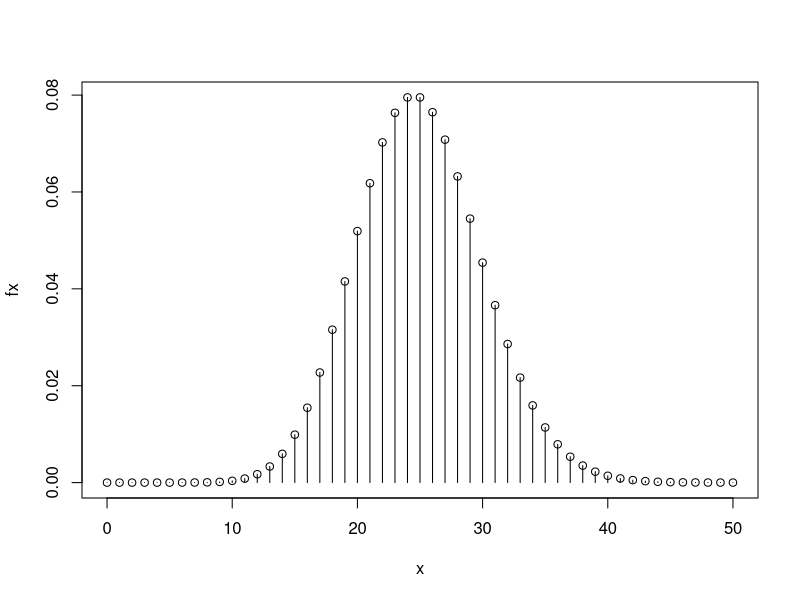
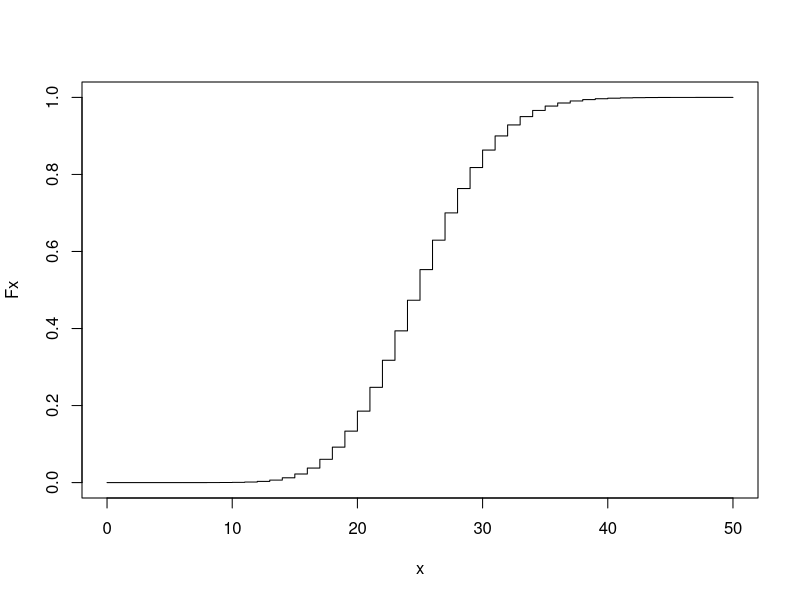

These figures' R source, in order: (Note: this script raises an error after producing the figures.)
#pregunta 1

#P(X=10) probabilidad de recibir 10 llamadas en una hora
dpois(10,25)
x<- 0:50
fx<- dpois(x,25)
plot(x,fx)
lines(x,fx,type="h")

#probabilidad de 30 llamadas
dpois(30,25)

#probailidad de recibir como mucho 30 llamadas (P(X<=30)=F(30))
ppois(30,25)
Fx<-ppois(x,25)
plot(x,Fx,type="s")

#probailidad de recibir como minimo 30 llamadas (P(X>=30)=F(30))
1-ppois(29,25)

#primer cuartil
qpois(0.25,25)

#probabilidad de que pase 0.033 horas entre dos llamadas
fx<-dexp(x,25)
x<- seq(0,0.2,0.001)
plot(x,fx, type="l")
t<-0.033
dexp(t,25)
#deberia de ser 0 P(X=0.033)=0

#probailidad de que pase al menos 0.052 horas entre dos llamadas
#P(T>0.052) = 1-P(T<0.052)= 1-F(0.052)
1-pexp(0.052,25)
Fx<- pexp(x,25)
plot(x,Fx,type="l")

#tercer cuartil
#qexp(0.025) = F^-1(0.025)
qexp(0.75,25)

#simular un tiempo de espera entre dos llamadas
set.seed(123)
simul<- rexp(500000,25)
hist(simul)
mean(simul)
